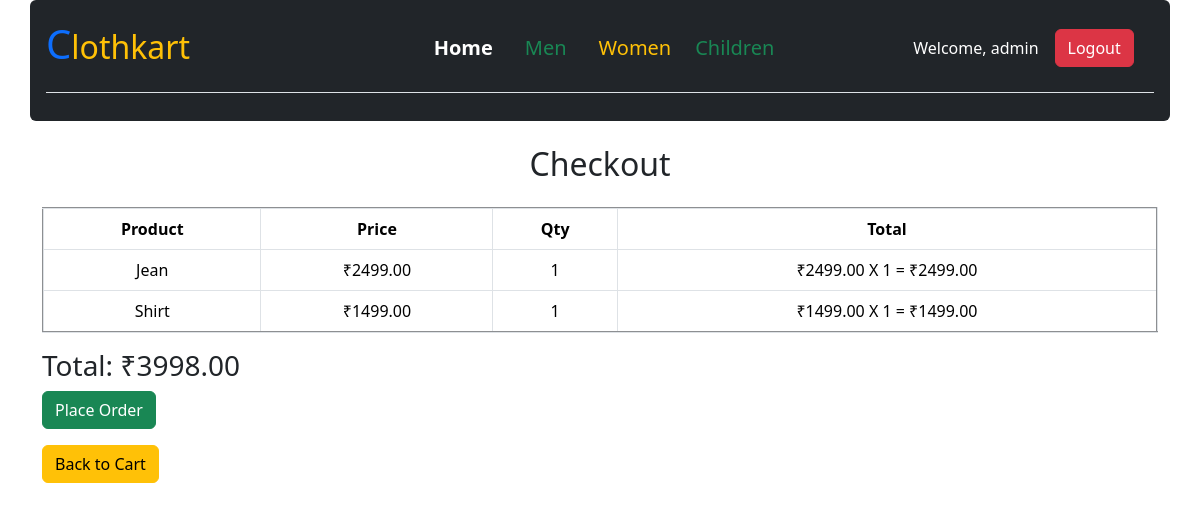
Screenshot of /checkout/ (signed in) with the database file from the repository.
### store/models.py (models this page shows, shortened)
class CartItem(models.Model):
    cart = models.ForeignKey(Cart , related_name= 'items' , on_delete=models.CASCADE)
    product = models.ForeignKey(Product , on_delete=models.CASCADE)
    quantity = models.PositiveIntegerField(default=1)
    def subtotal(self):
        return self.product.price * self.quantity

class Product(models.Model):
    category = models.ForeignKey(Category , on_delete=models.CASCADE)
    name = models.CharField(max_length=200)
    description = models.TextField()
    price = models.DecimalField(max_digits=8 , decimal_places=2)
    image = models.ImageField(upload_to='products/')

class Cart(models.Model):
    user = models.ForeignKey(settings.AUTH_USER_MODEL, on_delete=models.CASCADE)
    def total_price(self):
        return sum(item.subtotal() for item in self.items.all())

### store/views.py (the view)
# urls.py: path('checkout/', views.checkout , name='checkout'),
@login_required
def checkout(request):
    cart , _ = Cart.objects.get_or_create(user = request.user)
    return render (request , 'checkout.html' , {'cart': cart})

### store/templates/checkout.html (shortened to what this page needs)
{% extends 'base.html' %}
{% block content %}
<h2 class="text-center mb-4">Checkout</h2>
{% if cart.items.all %}
  <table class="table table-bordered" border="2" cellpadding="15">
    <tr class="text-center">
      <th>Product</th>
      <th>Price</th>
      <th>Qty</th>
      <th>Total</th>
    </tr>
    {% for item in cart.items.all %}
    <tr class="text-center">
      <td>{{ item.product.name }}</td>
      <td>₹{{ item.product.price|floatformat:2 }}</td>
      <td>{{ item.quantity }}</td>
      <td>₹{{ item.product.price|floatformat:2 }} X {{ item.quantity }} = ₹{{ item.product.price|floatformat:2 }}
</td>
    </tr>
    {% endfor %}
  </table>
  <h3>Total: ₹{{ cart.total_price|floatformat:2 }}</h3>
  <form method="post" action="{% url 'place_order' %}">
    <button class="btn btn-success" type="submit">Place Order</button>
  </form>
{% else %}
  <p>Your cart is empty.</p>
{% endif %}
<a href="{% url 'view_cart' %}" class="btn btn-warning mt-3">Back to Cart</a>
{% endblock content %}

### store/templates/base.html (shortened to what this page needs)
<!DOCTYPE html>
<html lang="en">
  <head>
    <link
      href="https://cdn.jsdelivr.net/npm/bootstrap@5.3.3/dist/css/bootstrap.min.css"
      rel="stylesheet"
    />
  </head>
  <body>
    <div class="container bg-dark px-3 py-1 rounded">
      <header
        class="d-flex flex-wrap align-items-center justify-content-center justify-content-md-between py-3 mb-4 border-bottom "
      >
        <div class="col-md-3">
          <h2 class="text-warning">
            <span class="text-primary fs-1">C</span>lothkart
          </h2>
        </div>
        <ul class="nav col-12 col-md-auto mb-2 justify-content-center mb-md-0">
          <li>
            <a href="{% url 'home' %}" class="nav-link px-3 text-white fs-5 fw-bold"
              >Home</a
            >
          </li>
          <li>
            <a href="{% url 'category' 'Men' %}" class="nav-link px-3 text-success fs-5">Men</a>
          </li>
          <li><a href="{% url 'category' 'Women' %}" class="nav-link px-3 text-warning fs-5">Women</a></li>
          <li>
            <a href="{% url 'category' 'Children' %}" class="nav-link px-2 text-success fs-5">Children</a>
          </li>
        </ul>
        <div class="col-12 col-md-3 d-flex justify-content-center align-items-center mt-2 mt-md-0">
          {% if user.is_authenticated %}
          <span class="text-white mx-3"> Welcome, {{ request.user.username }} </span>
          <a href="{% url 'logout' %}" class="btn btn-danger">Logout</a>
          {% else %}
          <a href="{% url 'login' %}" class="btn btn-outline-primary me-2"
            >Login</a
          >
          <a href="{% url 'signup' %}" class="btn btn-primary">Signup</a>
          {% endif %}
        </div>
      </header>
    </div>
    <div class="container mt-4">{% block content %} {% endblock %}</div>
  </body>
</html>

### rows the page displays
CartItem: product.name "Jean", product.price "2499.00", quantity "1"
CartItem: product.name "Shirt", product.price "1499.00", quantity "1"
Cart: total_price "3998.00"

### other values shown
{{ request.user.username }} "admin"
